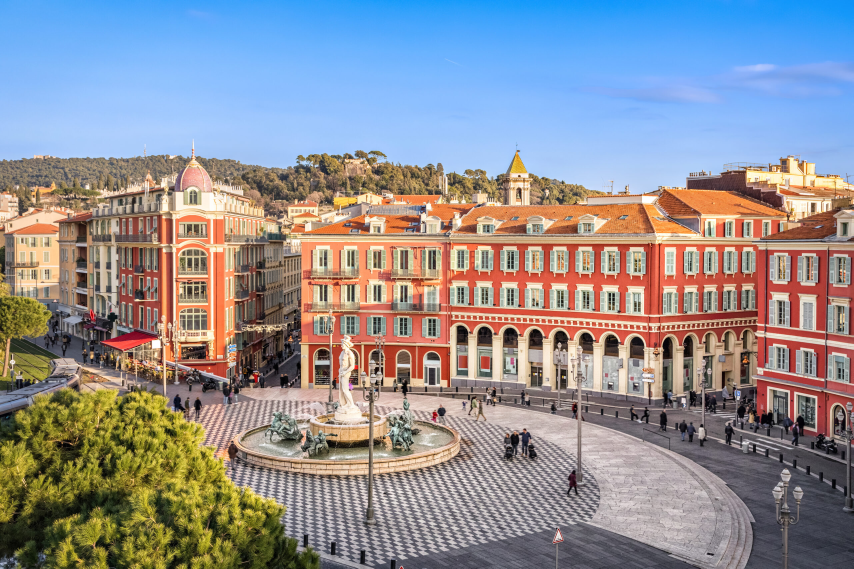
#> input picture images/AS-Massena-Square-scaled.jpeg, 2560 x 1706 px (shown at 1/3 size)
$ python resize_hero_image.py
#> lines starting #> are read from the running program, lines starting #| are printed output that depends on the picture
#!/usr/bin/env python3
"""
Resize hero background image to reduce file size.
Run: pip install Pillow   (if needed)
     python resize_hero_image.py
Creates images/hero-massena.jpeg (max width 1400px, quality 82) for faster loading.
"""
try:
    from PIL import Image
except ImportError:
    print("Please install Pillow: pip install Pillow")
    raise

import os

SRC = "images/AS-Massena-Square-scaled.jpeg"
OUT = "images/hero-massena.jpeg"
MAX_WIDTH = 1400
QUALITY = 82

if not os.path.exists(SRC):
    print(f"Source image not found: {SRC}")
    exit(1)

img = Image.open(SRC)
#> img is the input picture: PIL image 2560x1706 RGB; mean R, G, B 143.7, 143.4, 148.9
if img.mode in ("RGBA", "P"):
    img = img.convert("RGB")
w, h = img.size
#> w = 2560; h = 1706
if w > MAX_WIDTH:
    ratio = MAX_WIDTH / w
#> ratio = 0.547
    new_h = int(h * ratio)
#> new_h = 932
    img = img.resize((MAX_WIDTH, new_h), Image.Resampling.LANCZOS)
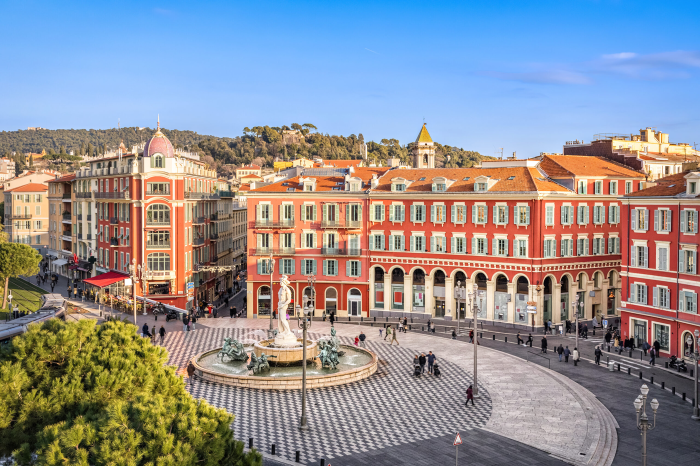
#> img: PIL image 1400x932 RGB (shown at 1/2 size); mean R, G, B 143.7, 143.4, 148.9
img.save(OUT, "JPEG", quality=QUALITY, optimize=True)
print(f"Saved {OUT} (max width {MAX_WIDTH}px)")
